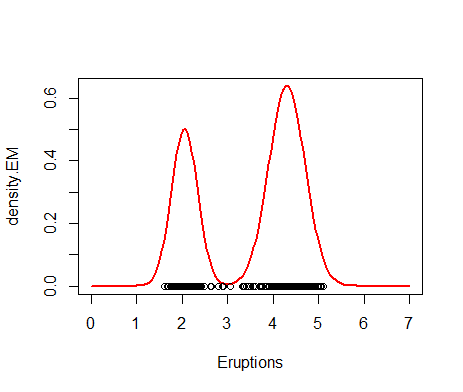

Generate this figure with R:
## Using mixture models for density estimation in the galaxies dataset
## Compare kernel density estimation, and estimates from mixtures of KK=6 
## components obtained using both frequentist and Bayesian procedures
rm(list=ls())

### Loading data and setting up global variables
library(MASS)
library(MCMCpack)
data(galaxies)
KK = 2          # Based on the description of the dataset
x  = faithful$eruptions
n  = length(x)
set.seed(781209)


### First, compute the "Maximum Likelihood" density estimate associated with a location mixture of 6 Gaussian distributions using the EM algorithm
## Initialize the parameters
w     = rep(1,KK)/KK
mu    = rnorm(KK, mean(x), sd(x))
sigma = rep(sd(x),KK)/KK

epsilon = 0.000001
s       = 0
sw      = FALSE
KL      = -Inf
KL.out  = NULL

while(!sw){
  ## E step
  v = array(0, dim=c(n,KK))
  for(k in 1:KK){
    v[,k] = log(w[k]) + dnorm(x, mu[k], sigma[k],log=TRUE)  
  }
  for(i in 1:n){
    v[i,] = exp(v[i,] - max(v[i,]))/sum(exp(v[i,] - max(v[i,])))
  }
  
  ## M step
  # Weights
  w = apply(v,2,mean)
  mu = rep(0, KK)
  for(k in 1:KK){
    for(i in 1:n){
      mu[k]    = mu[k] + v[i,k]*x[i]
    }
    mu[k] = mu[k]/sum(v[,k])
  }
  # Standard deviations
  sigma = rep(0, KK)
  for(k in 1:KK){
    for(i in 1:n){
      sigma[k] = sigma[k] + v[i,k]*(x[i] - mu[k])^2
    }
    sigma[k] = sqrt(sigma[k]/sum(v[,k]))
  }
  
  
  ##Check convergence
  KLn = 0
  for(i in 1:n){
    for(k in 1:KK){
      KLn = KLn + v[i,k]*(log(w[k]) + dnorm(x[i], mu[k], sigma[k], log=TRUE))
    }
  }
  if(abs(KLn-KL)/abs(KLn)<epsilon){
    sw=TRUE
  }
  KL = KLn
  KL.out = c(KL.out, KL)
  s = s + 1
  print(paste(s, KLn))
}
xx  = seq(0,7,length=150)
nxx = length(xx)
density.EM = rep(0, nxx)
for(s in 1:nxx){
  for(k in 1:KK){
    density.EM[s] = density.EM[s] + w[k]*dnorm(xx[s], mu[k], sigma[k])
  }
}
plot(xx, density.EM, col="red", lwd=2, type="l", xlab="Eruptions")
points(x,rep(0,n))

### Get a "Bayesian" kernel density estimator based on the same location mixture of 6 normals
## Priors set up using an "empirical Bayes" approach
aa  = rep(1,KK)  
eta = mean(x)    
tau = sqrt(var(x))
dd  = 2
qq  = var(x)/KK

## Initialize the parameters
w     = rep(1,KK)/KK
mu    = rnorm(KK, mean(x), sd(x))
sigma = rep(sd(x),KK)/KK
cc    = sample(1:KK, n, replace=T, prob=w)

## Number of iterations of the sampler
rrr   = 12000
burn  = 2000

## Storing the samples
cc.out    = array(0, dim=c(rrr, n))
w.out     = array(0, dim=c(rrr, KK))
mu.out    = array(0, dim=c(rrr, KK))
sigma.out = array(0, dim=c(rrr, KK))
logpost   = rep(0, rrr)


for(s in 1:rrr){
  # Sample the indicators
  for(i in 1:n){
    v = rep(0,KK)
    for(k in 1:KK){
      v[k] = log(w[k]) + dnorm(x[i], mu[k], sigma[k], log=TRUE)  #Compute the log of the weights
    }
    v = exp(v - max(v))/sum(exp(v - max(v)))
    cc[i] = sample(1:KK, 1, replace=TRUE, prob=v)
  }
  
  # Sample the weights
  w = as.vector(rdirichlet(1, aa + tabulate(cc, nbins=KK)))
  
  # Sample the means
  for(k in 1:KK){
    nk    = sum(cc==k)
    xsumk = sum(x[cc==k])
    tau2.hat = 1/(nk/sigma^2 + 1/tau^2)
    mu.hat  = tau2.hat*(xsumk/sigma^2 + eta/tau^2)
    mu[k]   = rnorm(1, mu.hat, sqrt(tau2.hat))
  }
  
  # Sample the variances
  for(k in 1:KK){
    dd.star = dd + nk/2
    qq.star = qq + sum((x[cc==k] - mu[k])^2)/2
    sigma[k] = sqrt(1/rgamma(1, dd.star, qq.star))
  }
  
  
  # Store samples
  cc.out[s,]   = cc
  w.out[s,]    = w
  mu.out[s,]   = mu
  sigma.out[s,] = sigma
  for(i in 1:n){
    logpost[s] = logpost[s] + log(w[cc[i]]) + dnorm(x[i], mu[cc[i]], sigma[cc[i]], log=TRUE)
  }
  logpost[s] = logpost[s] + log(ddirichlet(w, aa))
  for(k in 1:KK){
    logpost[s] = logpost[s] + dnorm(mu[k], eta, tau, log=TRUE)
    logpost[s] = logpost[s] + dgamma(1/sigma[k]^2, dd, qq, log=TRUE) - 4*log(sigma[k])
  }
  
  if(s/500==floor(s/500)){
    print(paste("s =",s))
  }
}

## Compute the samples of the density over a dense grid
density.mcmc = array(0, dim=c(rrr-burn,length(xx)))
for(s in 1:(rrr-burn)){
  for(k in 1:KK){
    density.mcmc[s,] = density.mcmc[s,] + w.out[s+burn,k]*dnorm(xx,mu.out[s+burn,k],sigma.out[s+burn,k])
  }
}
density.mcmc.m = apply(density.mcmc , 2, mean)

## Plot Bayesian estimate with pointwise credible bands along with kernel density estimate and frequentist point estimate
colscale = c("black", "blue", "red")
yy = density(x)
density.mcmc.lq = apply(density.mcmc, 2, quantile, 0.025)
density.mcmc.uq = apply(density.mcmc, 2, quantile, 0.975)
plot(xx, density.mcmc.m, type="n",ylim=c(0,max(density.mcmc.uq)),xlab="Velocity", ylab="Density")
polygon(c(xx,rev(xx)), c(density.mcmc.lq, rev(density.mcmc.uq)), col="grey", border="grey")
lines(xx, density.mcmc.m, col=colscale[1], lwd=2)
lines(xx, density.EM, col=colscale[2], lty=2, lwd=2)
lines(yy, col=colscale[3], lty=3, lwd=2)
points(x, rep(0,n))
legend(5, 0.8, c("KDE","EM","MCMC"), col=colscale[c(3,2,1)], lty=c(3,2,1), lwd=2, bty="n")
